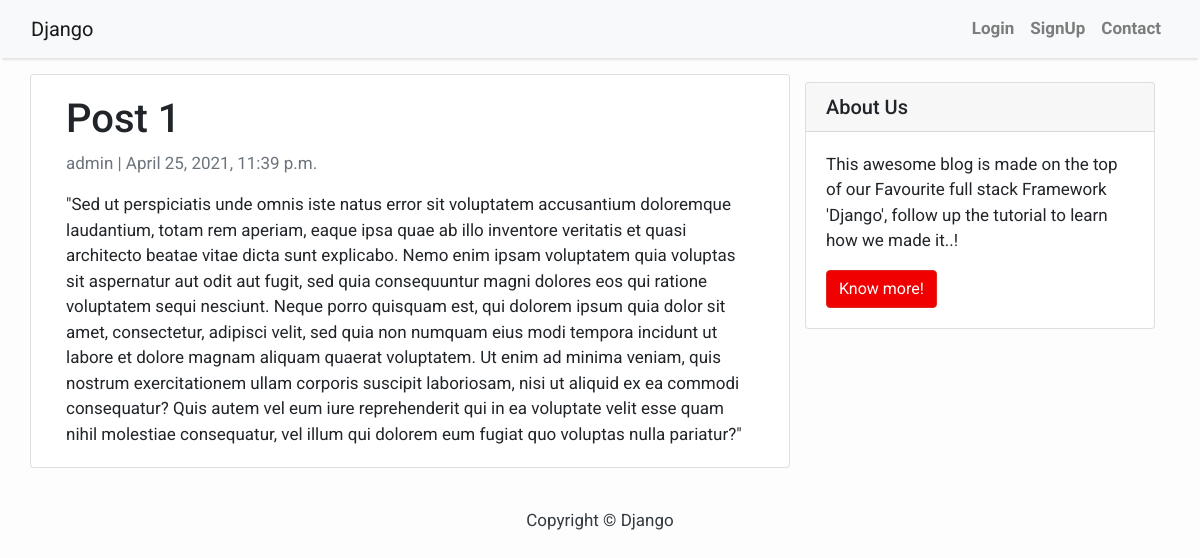
Screenshot of /Post_1/ with the database file from the repository.
### blog/models.py (models this page shows, shortened)
class Post(models.Model):
    title = models.CharField(max_length=200, unique=True)
    slug = models.SlugField(max_length=200, unique=True)
    author = models.ForeignKey(User, on_delete= models.CASCADE,related_name='blog_posts')
    updated_on = models.DateTimeField(auto_now= True)
    content = models.TextField()
    created_on = models.DateTimeField(auto_now_add=True)
    status = models.IntegerField(choices=STATUS, default=0)
    class Meta:
        ordering = ['-created_on']

### blog/views.py (the view)
# urls.py: path('<slug:slug>/', views.PostDetail.as_view(), name='post_detail'),
class PostDetail(generic.DetailView):
    model = Post
    template_name = 'post_detail.html'

### blog/templates/post_detail.html
{% extends 'base.html' %} {% block content %}
<div class="container">
  <div class="row">
    <div class="col-md-8 card mb-4  mt-3 left  top">
      <div class="card-body">
        <h1>{% block title %} {{ object.title }} {% endblock title %}</h1>
        <p class=" text-muted">{{ post.author }} | {{ post.created_on }}</p>
        <p class="card-text ">{{ object.content | safe }}</p>
      </div>
    </div>
    {% block sidebar %} {% include 'sidebar.html' %} {% endblock sidebar %}
  </div>
</div>
{% endblock content %}

### blog/templates/base.html (style rules this page uses)
body { font-family: "Roboto", sans-serif; font-size: 17px; background-color: #fdfdfd; }

### rows the page displays
Post: title "Post 1", author "admin", created_on "April 25, 2021, 11:39 p.m.", content "\"Sed ut perspiciatis unde omnis iste natus error sit voluptatem accusantium doloremque laudantium, totam rem aperiam, eaque ipsa quae ab illo inventore veritatis et quasi architecto beatae vitae dicta sunt explicabo. Nemo enim ipsam voluptatem quia voluptas sit aspernatur aut odit aut fugit, sed quia consequuntur magni dolores eos qui ratione voluptatem sequi nesciunt. Neque porro quisquam est, qui dolorem ipsum quia dolor sit amet, consectetur, adipisci velit, sed quia non numquam eius modi tempora incidunt ut labore et dolore magnam aliquam quaerat voluptatem. Ut enim ad minima veniam, quis nostrum exercitationem ullam corporis suscipit laboriosam, nisi ut aliquid ex ea commodi…"
